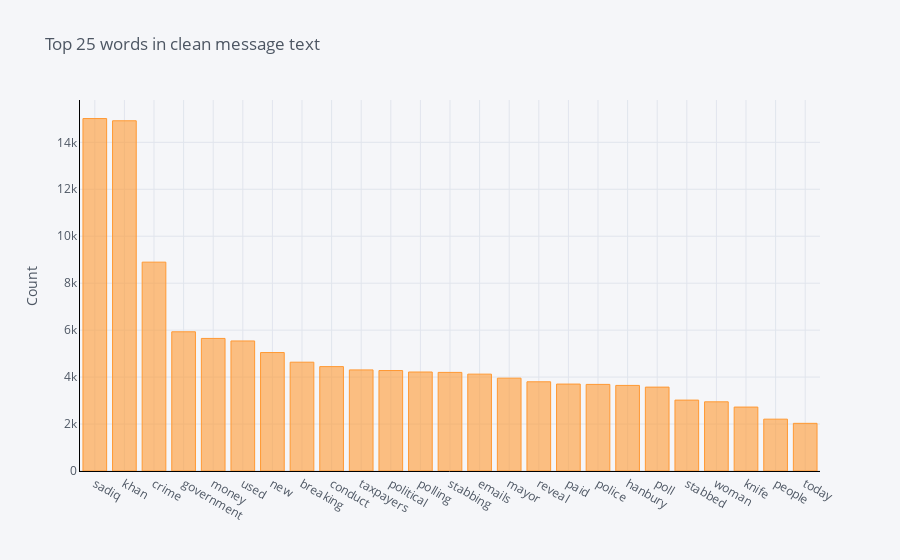
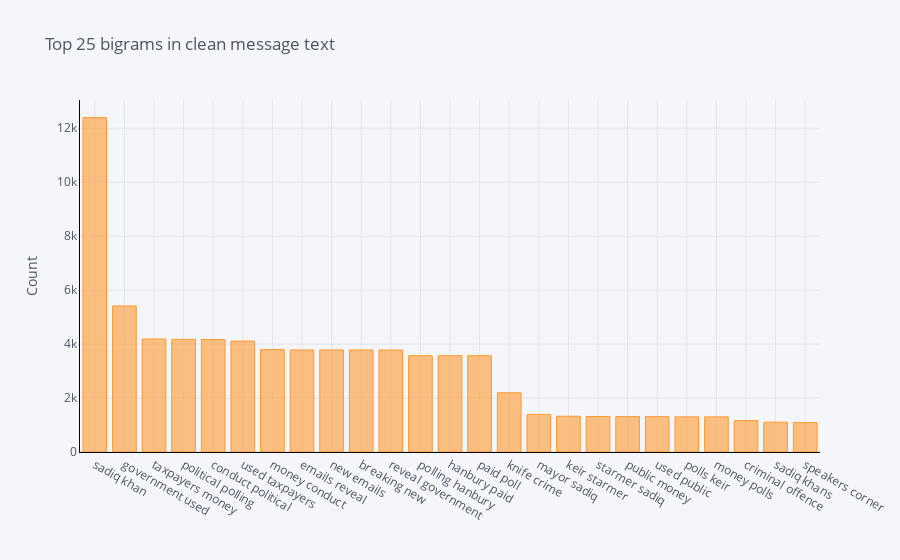
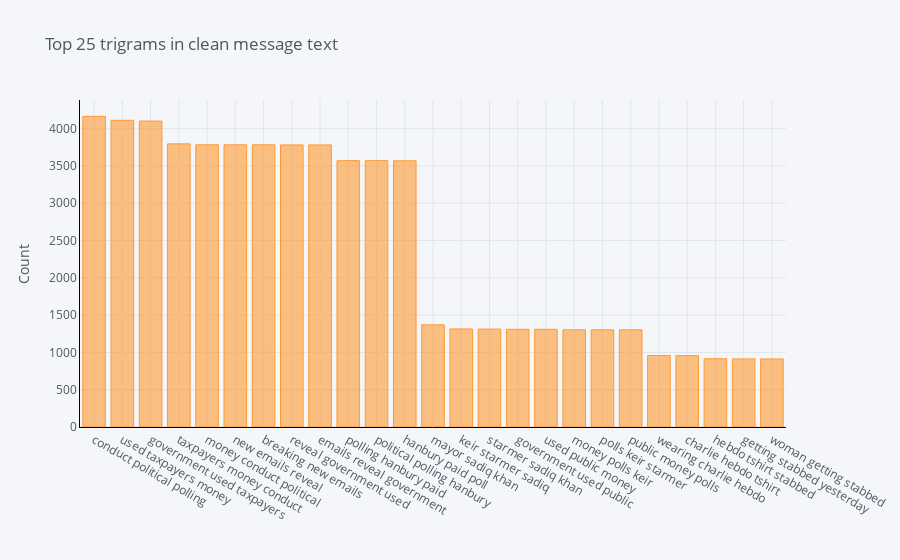

The notebook cell saved with these charts, in order:
### Code cell
plot_ngrams(all_tweets, 'Clean_MessageText')

### Figure 1 — Plotly figure (JSON) as saved in the notebook; plotly's stock layout.template omitted (floating-point values rounded to 4 significant figures)
{"data": [{"marker": {"color": "rgba(255, 153, 51, 0.6)", "line": {"color": "rgba(255, 153, 51, 1.0)", "width": 1}}, "name": "count", "orientation": "v", "text": "", "type": "bar", "x": ["sadiq", "khan", "crime", "government", "money", "used", "new", "breaking", "conduct", "taxpayers", "political", "polling", "stabbing", "emails", "mayor", "reveal", "paid", "police", "hanbury", "poll", "stabbed", "woman", "knife", "people", "today"], "y": [15013, 14918, 8896, 5930, 5647, 5539, 5046, 4635, 4446, 4306, 4280, 4217, 4200, 4126, 3954, 3800, 3703, 3689, 3646, 3573, 3020, 2947, 2723, 2208, 2030]}], "layout": {"legend": {"bgcolor": "#F5F6F9", "font": {"color": "#4D5663"}}, "paper_bgcolor": "#F5F6F9", "plot_bgcolor": "#F5F6F9", "title": {"font": {"color": "#4D5663"}, "text": "Top 25 words in clean message text"}, "xaxis": {"gridcolor": "#E1E5ED", "linecolor": "black", "showgrid": true, "tickfont": {"color": "#4D5663"}, "title": {"font": {"color": "#4D5663"}, "text": ""}, "zerolinecolor": "#E1E5ED"}, "yaxis": {"gridcolor": "#E1E5ED", "linecolor": "black", "showgrid": true, "tickfont": {"color": "#4D5663"}, "title": {"font": {"color": "#4D5663"}, "text": "Count"}, "zerolinecolor": "#E1E5ED"}}}

### Figure 2 — Plotly figure (JSON) as saved in the notebook; plotly's stock layout.template omitted (floating-point values rounded to 4 significant figures)
{"data": [{"marker": {"color": "rgba(255, 153, 51, 0.6)", "line": {"color": "rgba(255, 153, 51, 1.0)", "width": 1}}, "name": "count", "orientation": "v", "text": "", "type": "bar", "x": ["sadiq khan", "government used", "taxpayers money", "political polling", "conduct political", "used taxpayers", "money conduct", "emails reveal", "new emails", "breaking new", "reveal government", "polling hanbury", "hanbury paid", "paid poll", "knife crime", "mayor sadiq", "keir starmer", "starmer sadiq", "public money", "used public", "polls keir", "money polls", "criminal offence", "sadiq khans", "speakers corner"], "y": [12396, 5414, 4190, 4175, 4170, 4112, 3796, 3783, 3783, 3783, 3782, 3571, 3571, 3569, 2196, 1393, 1326, 1316, 1313, 1310, 1303, 1303, 1165, 1107, 1095]}], "layout": {"legend": {"bgcolor": "#F5F6F9", "font": {"color": "#4D5663"}}, "paper_bgcolor": "#F5F6F9", "plot_bgcolor": "#F5F6F9", "title": {"font": {"color": "#4D5663"}, "text": "Top 25 bigrams in clean message text"}, "xaxis": {"gridcolor": "#E1E5ED", "linecolor": "black", "showgrid": true, "tickfont": {"color": "#4D5663"}, "title": {"font": {"color": "#4D5663"}, "text": ""}, "zerolinecolor": "#E1E5ED"}, "yaxis": {"gridcolor": "#E1E5ED", "linecolor": "black", "showgrid": true, "tickfont": {"color": "#4D5663"}, "title": {"font": {"color": "#4D5663"}, "text": "Count"}, "zerolinecolor": "#E1E5ED"}}}

### Figure 3 — Plotly figure (JSON) as saved in the notebook; plotly's stock layout.template omitted (floating-point values rounded to 4 significant figures)
{"data": [{"marker": {"color": "rgba(255, 153, 51, 0.6)", "line": {"color": "rgba(255, 153, 51, 1.0)", "width": 1}}, "name": "count", "orientation": "v", "text": "", "type": "bar", "x": ["conduct political polling", "used taxpayers money", "government used taxpayers", "taxpayers money conduct", "money conduct political", "new emails reveal", "breaking new emails", "reveal government used", "emails reveal government", "polling hanbury paid", "political polling hanbury", "hanbury paid poll", "mayor sadiq khan", "keir starmer sadiq", "starmer sadiq khan", "government used public", "used public money", "money polls keir", "polls keir starmer", "public money polls", "wearing charlie hebdo", "charlie hebdo tshirt", "hebdo tshirt stabbed", "getting stabbed yesterday", "woman getting stabbed"], "y": [4165, 4112, 4102, 3796, 3784, 3783, 3783, 3782, 3782, 3571, 3571, 3569, 1370, 1315, 1313, 1310, 1310, 1303, 1303, 1303, 959, 957, 915, 913, 913]}], "layout": {"legend": {"bgcolor": "#F5F6F9", "font": {"color": "#4D5663"}}, "paper_bgcolor": "#F5F6F9", "plot_bgcolor": "#F5F6F9", "title": {"font": {"color": "#4D5663"}, "text": "Top 25 trigrams in clean message text"}, "xaxis": {"gridcolor": "#E1E5ED", "linecolor": "black", "showgrid": true, "tickfont": {"color": "#4D5663"}, "title": {"font": {"color": "#4D5663"}, "text": ""}, "zerolinecolor": "#E1E5ED"}, "yaxis": {"gridcolor": "#E1E5ED", "linecolor": "black", "showgrid": true, "tickfont": {"color": "#4D5663"}, "title": {"font": {"color": "#4D5663"}, "text": "Count"}, "zerolinecolor": "#E1E5ED"}}}
